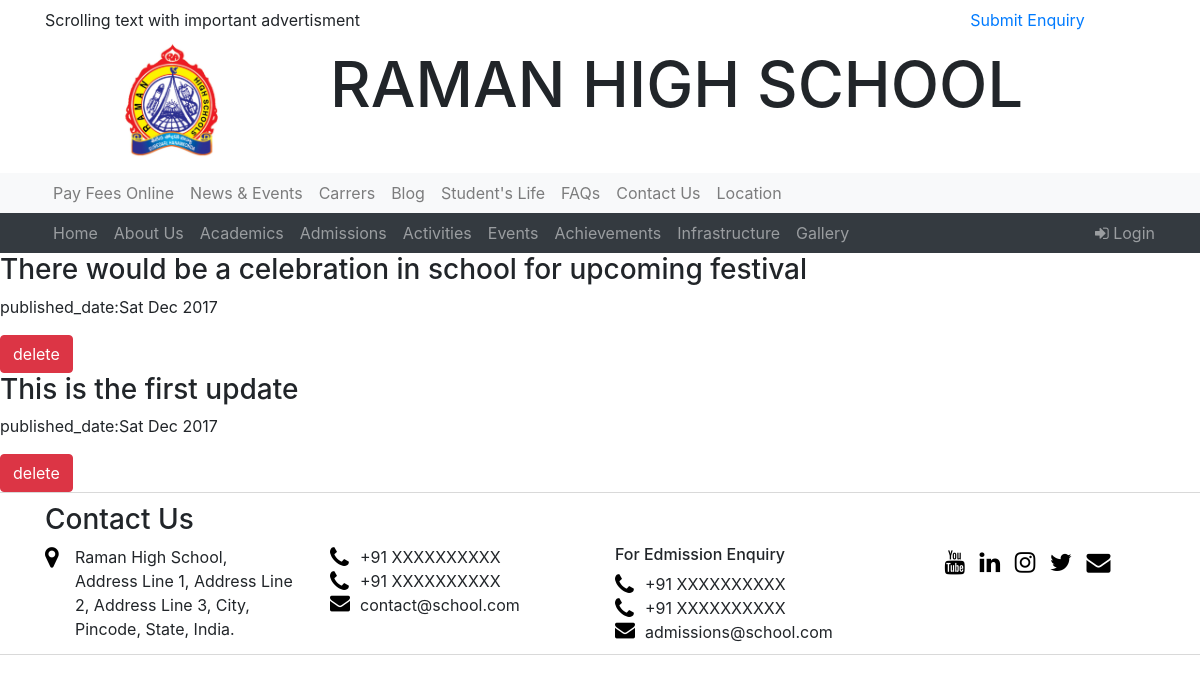
Page /updates/ (signed in) on the committed database.
### schoolapp/models.py (models this page shows, shortened)
class Updates(models.Model):
    title = models.CharField(max_length = 200)
    created_date = models.DateTimeField(default = timezone.now)

### schoolapp/views.py (the view)
# urls.py: url(r'^updates/$',views.UpdatesListView.as_view(),name= 'update_list'),
class UpdatesListView(ListView):
    model = Updates
    def get_queryset(self):
        return Updates.objects.order_by('-created_date')

### schoolapp/templates/schoolapp/updates_list.html (shortened to what this page needs)
{% load staticfiles %}
<!doctype html>
<html lang="en">
  <head>
        <link rel="stylesheet" type="text/css" href="{% static 'css/style-home.css' %}">
        <link rel="stylesheet" href="https://cdnjs.cloudflare.com/ajax/libs/font-awesome/4.7.0/css/font-awesome.min.css">
        <link rel="stylesheet" href="https://maxcdn.bootstrapcdn.com/bootstrap/4.0.0-beta.2/css/bootstrap.min.css">
  </head>
  <body>
        <div id="topline" class="container" style="padding-top:7px">
                <div class="row">
                        <div class="col-lg-6 col-md-12 col-sm-12 col-xs-12">
                                <marquee behavior="scroll" direction="left">Scrolling text with important advertisment </marquee>
                        </div>
                        <div class="text-center col-lg-3 col-md-6 col-sm-12 col-xs-12" id="google_translate_element"></div>
                        <div class="text-center col-lg-3 col-md-6 col-sm-12 col-xs-12">
                                <a href="#">Submit Enquiry</a>
                        </div>
                </div>
        </div>
        <div class="container">
                <div class="row">
                        <div class="col-lg-3 col-md-3 col-sm-12 col-xs-12 text-center"><img id="logo" src="/media/img/logo.jpeg" width="150px"></div>
                        <div class="col-lg-9 col-md-9 col-sm-12 col-xs-12"><h1 id="school-name">RAMAN HIGH SCHOOL</h1></div>
                </div>
        </div>
        <nav id="nav-1" class="navbar navbar-expand-sm bg-light navbar-light">
                <div class="container navbar-light">
                        <ul class="navbar-nav">
                                <li class="nav-item">
                                        <a class="nav-link" href="#">Pay Fees Online</a>
                                </li>
                                <li class="nav-item">
                                        <a class="nav-link" href="#">News & Events</a>
                                </li>
                                <li class="nav-item">
                                        <a class="nav-link" href="#">Carrers</a>
                                </li>
                                <li class="nav-item">
                                        <a class="nav-link" href="{% url 'post_list' %}">Blog</a>
                                </li>
                                <li class="nav-item">
                                        <a class="nav-link" href="#">Student's Life</a>
                                </li>
                                <li class="nav-item">
                                        <a class="nav-link" href="{% url 'faq_list' %}">FAQs</a>
                                </li>
                                <li class="nav-item">
                                        <a class="nav-link" href="#">Contact Us</a>
                                </li>
                                <li class="nav-item">
                                        <a class="nav-link" href="#">Location</a>
                                </li>
                        </ul>
                </div>
        </nav>
        <nav id="nav-2" class="navbar navbar-expand-sm bg-dark navnar-dark sticky-top">
                <div class="container navbar-dark">
                        <ul class="navbar-nav">
                                <li class="nav-item">
                                        <a class="nav-link" href="#">Home</a>
                                </li>
                                <li class="nav-item">
                                        <a class="nav-link" href="#">About Us</a>
                                </li>
                                <li class="nav-item">
                                        <a class="nav-link" href="#">Academics</a>
                                </li>
                                <li class="nav-item">
                                        <a class="nav-link" href="#">Admissions</a>
                                </li>
                                <li class="nav-item">
                                        <a class="nav-link" href="#">Activities</a>
                                </li>
                                <li class="nav-item">
                                        <a class="nav-link" href="#">Events</a>
                                </li>
                                <li class="nav-item">
                                        <a class="nav-link" href="#">Achievements</a>
                                </li>
                                <li class="nav-item">
                                        <a class="nav-link" href="#">Infrastructure</a>
                                </li>
                                <li class="nav-item">
                                        <a class="nav-link" href="#">Gallery</a>
                                </li>
                        </ul>
                        <ul class="nav navbar-nav navbar-right">
                              <li><a href="{% url 'login'%}" id="login-button"><i class="fa fa-sign-in" ></i> Login</a></li>
                        </ul>
                </div>
        </nav>
        <div class="centerstage">
           <div class="loader">
           {% for update in updates_list%}
             <h3>{{update.title}}</h3>
             <div class="date">
          <p> published_date:{{update.created_date|date:"D M Y" }}</p>
             </div>
             {% if user.is_authenticated %}
                 <a class="btn btn-danger" href="{% url 'update_delete' pk=update.pk %}"><span class="glyphicon glyphicon-remove">delete</span></a>
             {% endif %}
           {% endfor %}
        </div>
        </div>
        <footer>
                <div class="container">
                        <h3>Contact Us</h3>
                        <div class="row">
                                <div id="address" class="col-lg-3 col-md-4 col-sm-12 col-xs-12">
                                        <span class="row">
                                                <i class="hide-lessdn580 fa fa-map-marker col-sm-1" style="font-size:24px;color:black" aria-hidden="true"></i>
                                                <span class="col-sm-10">
                                                        Raman High School, <br />
                                                        Address Line 1,
                                                        Address Line 2,
                                                        Address Line 3,
                                                        City, Pincode,
                                                        State, India.
                                                </span>
                                        </span>
                                </div>
                                <div id="contact" class="col-lg-3 col-md-4 col-sm-12 col-xs-12">
                                        <span class = "row">
                                                <i class="hide-lessdn580 fa fa-phone col-sm-1" style="font-size:24px;color:black"></i>
                                                <span class="col-sm-10">+91 XXXXXXXXXX</span>
                                        </span>
                                        <span class = "row">
                                                <i class="hide-lessdn580 fa fa-phone col-sm-1" style="font-size:24px;color:black"></i>
                                                <span class="col-sm-10">+91 XXXXXXXXXX</span>
                                        </span>
                                        <span class="row">
                                                <i class="hide-lessdn580 fa fa-envelope col-sm-1" style="font-size:20px;color:black"></i>
                                                <span class="col-sm-10">contact@school.com</span>
                                        </span>
                                </div>
                                <div id="admission-enquiry-contact" class="col-lg-3 col-md-4 col-sm-12 col-xs-12">
                                        <h6>For Edmission Enquiry</h5>
                                        <span class = "row">
                                                <i class="hide-lessdn580 fa fa-phone col-sm-1" style="font-size:24px;color:black"></i>
                                                <span class="col-sm-10">+91 XXXXXXXXXX</span>
                                        </span>
                                        <span class = "row">
                                                <i class="hide-lessdn580 fa fa-phone col-sm-1" style="font-size:24px;color:black"></i>
                                                <span class="col-sm-10">+91 XXXXXXXXXX</span>
                                        </span>
                                        <span class="row">
                                                <i class="hide-lessdn580 fa fa-envelope col-sm-1" style="font-size:20px;color:black"></i>
                                                <span class="col-sm-10">admissions@school.com</span>
                                        </span>
                                </div>
                                <div id="social" class="col-lg-3 col-md-12 col-sm-12 col-xs-12 text-center">
                                        <a href="#"><i class="fa fa-youtube" style="font-size:24px;color:black;padding:5px"></i></a>
                                        <a href="#"><i class="fa fa-linkedin" style="font-size:24px;color:black;padding:5px"></i></a>
                                        <a href="#"><i class="fa fa-instagram" style="font-size:24px;color:black;padding:5px"></i></a>
                                        <a href="#"><i class="fa fa-twitter" style="font-size:24px;color:black;padding:5px"></i></a>
                                        <a href="#"><i class="fa fa-envelope" style="font-size:24px;color:black;padding:5px"></i></a>
                                </div>
                        </div>
                </div>
        </footer>
  </body>
</html>

### schoolapp/static/css/style-home.css (style rules this page uses)
body { font-family: "Lato", sans-serif; transition: background-color .5s; }
#login-button { color: rgba(255,255,255,0.5) !important; }
nav { padding-top: 0 !important;; padding-bottom: 0 !important; }
body { transition: background-color .5s; }
footer { padding:10px 0 10px 0; border-top: 1px solid rgba(0,0,0,0.15); border-bottom: 1px solid rgba(0,0,0,0.15); }
span { padding-right: 0 !important; }
@media only screen and (min-width: 993px) and (max-width: 1200px) { #school-name { font-size: 63px; padding-top: 15px; } }

### rows in the picture
Updates: title "There would be a celebration in school for upcoming festival", created_date "Sat Dec 2017"
Updates: title "This is the first update", created_date "Sat Dec 2017"
